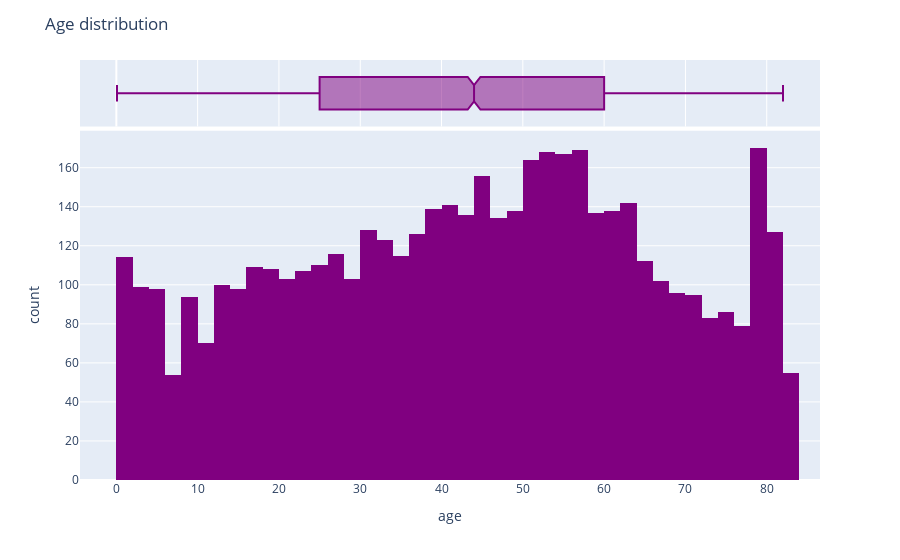

The code cell stored with this chart in its notebook:
### Code cell
fig = px.histogram(data_v, x = 'age',
                   marginal='box')
fig.update_layout(
    title = 'Age distribution'
)
fig.update_traces(marker_color='purple')
fig.show()

### Figure 1 — Plotly figure (JSON) as saved in the notebook; plotly's stock layout.template omitted (floating-point values rounded to 4 significant figures; data arrays with more than 128 entries replaced by an {"elided": "..."} marker saying what was removed)
{"data": [{"alignmentgroup": "True", "bingroup": "x", "hovertemplate": "age=%{x}<br>count=%{y}<extra></extra>", "legendgroup": "", "marker": {"color": "purple", "pattern": {"shape": ""}}, "name": "", "offsetgroup": "", "orientation": "v", "showlegend": false, "type": "histogram", "x": {"elided": "4909 float values"}, "xaxis": "x", "yaxis": "y"}, {"alignmentgroup": "True", "hovertemplate": "age=%{x}<extra></extra>", "legendgroup": "", "marker": {"color": "purple"}, "name": "", "notched": true, "offsetgroup": "", "showlegend": false, "type": "box", "x": {"elided": "4909 float values"}, "xaxis": "x2", "yaxis": "y2"}], "layout": {"barmode": "relative", "legend": {"tracegroupgap": 0}, "margin": {"t": 60}, "title": {"text": "Age distribution"}, "xaxis": {"anchor": "y", "domain": [0, 1], "title": {"text": "age"}}, "xaxis2": {"anchor": "y2", "domain": [0, 1], "matches": "x", "showgrid": true, "showticklabels": false}, "yaxis": {"anchor": "x", "domain": [0, 0.8316], "title": {"text": "count"}}, "yaxis2": {"anchor": "x2", "domain": [0.8416, 1], "matches": "y2", "showgrid": false, "showline": false, "showticklabels": false, "ticks": ""}}}
